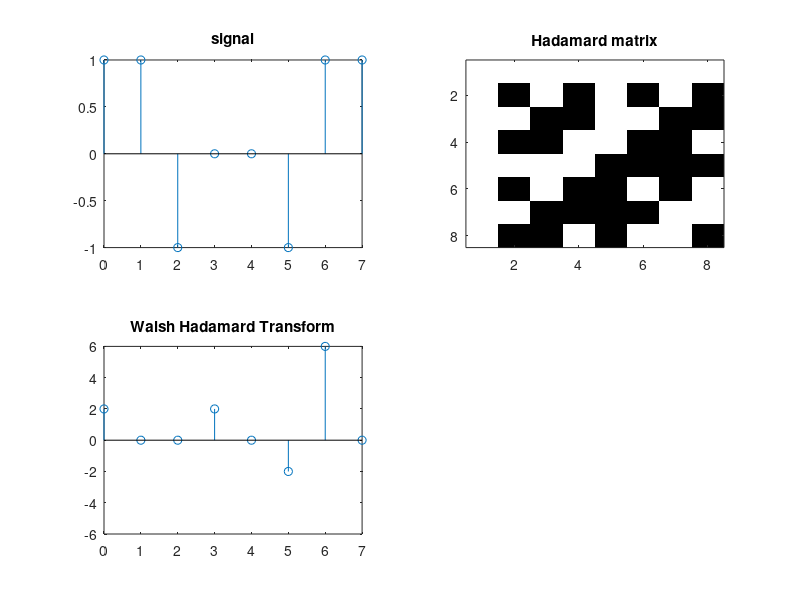

Here is the MATLAB script that generated this plot:
clear all;
close all;
clc;

% signal from exercise
signal = [1 1 -1 0 0 -1 1 1];

subplot(2, 2, 1);
stem(0:7, signal);
title('signal'), axis([0 7 -1 1]);

subplot(2, 2, 2);
had = hadamard(8);
imagesc(had);
title('Hadamard matrix'), colormap gray;

subplot(2, 2, 3);
stem(0:7, had * signal');
title('Walsh Hadamard Transform'), axis([0 7 -6 6]);